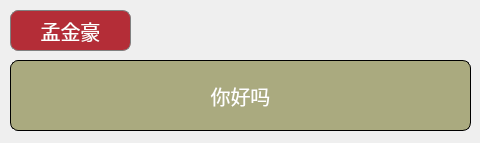
<?xml version="1.0" encoding="UTF-8"?>
<ui version="4.0">
 <class>QQChat</class>
 <widget class="QWidget" name="QQChat">
  <property name="geometry">
   <rect>
    <x>0</x>
    <y>0</y>
    <width>480</width>
    <height>143</height>
   </rect>
  </property>
  <property name="windowTitle">
   <string>Form</string>
  </property>
  <widget class="QPushButton" name="pushButton">
   <property name="geometry">
    <rect>
     <x>10</x>
     <y>10</y>
     <width>121</width>
     <height>41</height>
    </rect>
   </property>
   <property name="font">
    <font>
     <family>方正粗黑宋简体</family>
     <pointsize>15</pointsize>
    </font>
   </property>
   <property name="styleSheet">
    <string notr="true">color: rgb(255, 255, 255);background:rgb(180, 45, 55);border:1px solid grey; border-radius: 8px;</string>
   </property>
   <property name="text">
    <string>孟金豪</string>
   </property>
  </widget>
  <widget class="QLabel" name="label">
   <property name="geometry">
    <rect>
     <x>10</x>
     <y>60</y>
     <width>461</width>
     <height>71</height>
    </rect>
   </property>
   <property name="font">
    <font>
     <family>方正粗黑宋简体</family>
     <pointsize>15</pointsize>
    </font>
   </property>
   <property name="styleSheet">
    <string notr="true">color: rgb(255, 255, 255);border:1px solid ; border-radius: 8px;
background-color: rgb(170, 170, 127);</string>
   </property>
   <property name="text">
    <string>你好吗</string>
   </property>
   <property name="alignment">
    <set>Qt::AlignCenter</set>
   </property>
  </widget>
 </widget>
 <resources/>
 <connections/>
</ui>
